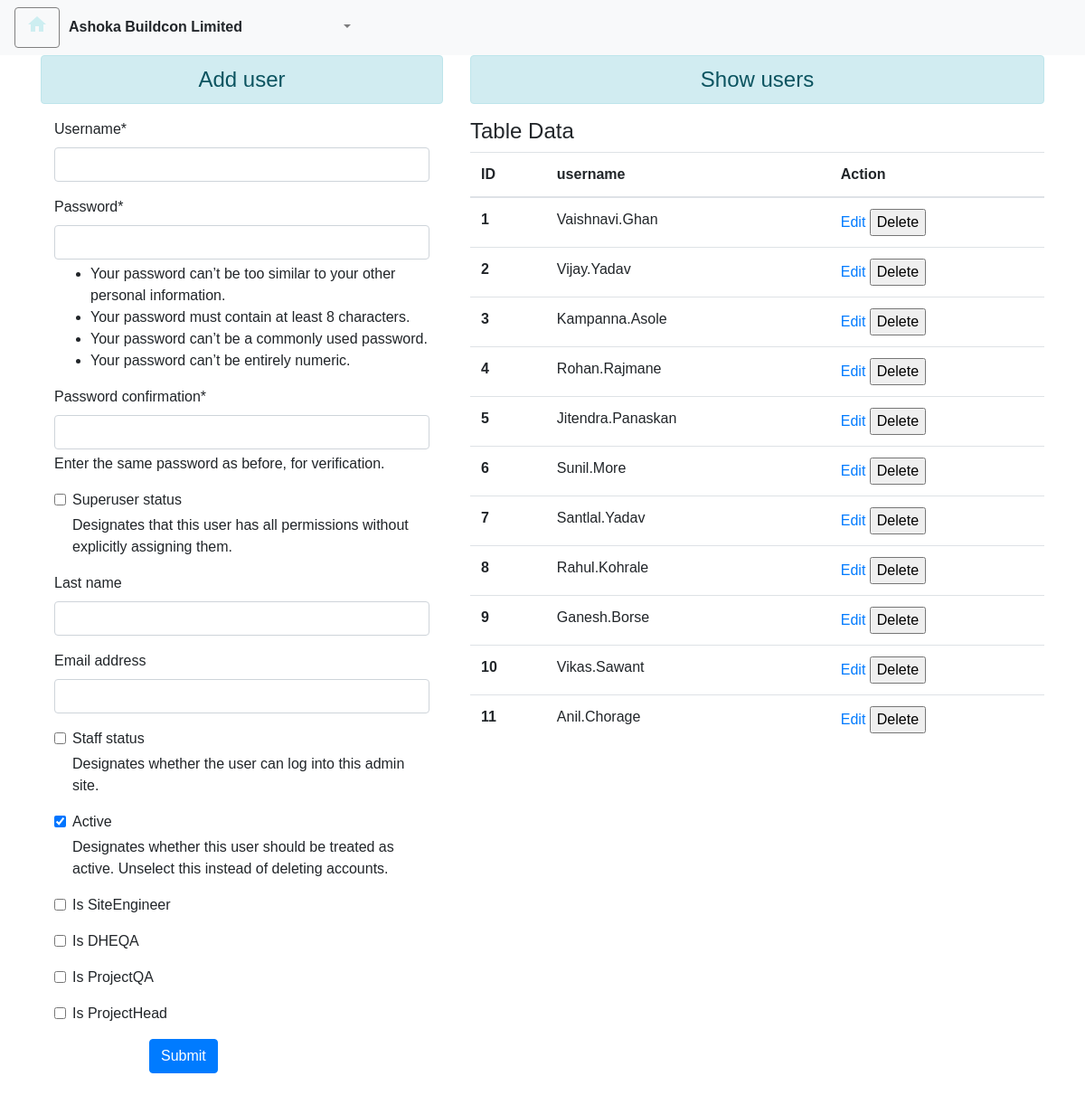
/addUser/, run on the app's committed database.
### checkapp/models.py (models this page shows, shortened)
class CustomUser(AbstractUser):
     User_ID = models.AutoField(primary_key=True)
     username = models.CharField(max_length=100,unique=True)
     is_SiteEngineer = models.BooleanField(default=False)
     is_DHEQA = models.BooleanField(default=False)
     is_ProjectQA = models.BooleanField(default=False)
     is_ProjectHead = models.BooleanField(default=False)

### checkapp/administration.py (the view)
# urls.py: path('addUser/',administration.addUser,name='addUser'),
def addUser(request):
    if request.method == 'POST':
        form = addUserForm(request.POST)
        if form.is_valid():
            form.save()
            History.objects.create(Doc_ID=f"added user",Comment=f"{request.user} added user")
            messages.info(request,'User added successfully')
            return redirect('addUser')
        else:
            messages.warning(request, 'Something went wrong! Please check form input.')
            return HttpResponse('addUser')
    else:
        form = addUserForm()
    users = CustomUser.objects.all()
    context = {
            'form': form,
            'isActive': True,
            'users':users,
            'page_title': 'Ashoka Buildcon Limited',
            'customer_name' : 'Ashoka Buildcon Limited'
        }
    return render(request, 'checkapp/addUserForm.html', context)

### checkapp/forms.py
class addUserForm(UserCreationForm):
    class Meta:
        model = CustomUser
        fields = ['first_name','password1','password2','last_name','is_superuser','email','is_staff','is_active','username','is_SiteEngineer','is_DHEQA','is_ProjectQA','is_ProjectHead']

### checkapp/templates/checkapp/addUserForm.html (shortened to what this page needs)
{% extends "checkapp/base.html" %}
{% load crispy_forms_tags %}
{% block formcontent %}
  <div class="container">
    <div class="row">
        <div class="col-sm-5">
            <h4 class="text-center alert alert-info">Add user</h4>
  <form method="POST"  action="{% url 'addUser' %}" >
        <div class="col-12 mx-left">
            <div class="row">
                <div class="col-md-12 text-left">
                    {{ form.username|as_crispy_field }}
                </div>
                <div class="col-md-12 text-left">
                    {{ form.password1|as_crispy_field }}
                </div>
                <div class="col-md-12 text-left">
                    {{ form.password2|as_crispy_field }}
                </div>
                <div class="col-md-12 text-left">
                    {{ form.is_superuser|as_crispy_field }}
                </div>
                <div class="col-md-12 text-left">
                    {{ form.last_name|as_crispy_field }}
                </div>
                <div class="col-md-12 text-left">
                    {{ form.email|as_crispy_field }}
                </div>
                <div class="col-md-12 text-left">
                    {{ form.is_staff|as_crispy_field }}
                </div>
                <div class="col-md-12 text-left">
                    {{ form.is_active|as_crispy_field }}
                </div>
                <div class="col-md-12 text-left">
                    {{ form.is_SiteEngineer|as_crispy_field }}
                </div>
                <div class="col-md-12 text-left">
                    {{ form.is_DHEQA|as_crispy_field }}
                </div>
                <div class="col-md-12 text-left">
                    {{ form.is_ProjectQA|as_crispy_field }}
                </div>
                <div class="col-md-12 text-left">
                    {{ form.is_ProjectHead|as_crispy_field }}
                </div>
            </div>
        </div>
        <button type="submit" class="btn btn-primary" style="margin-left: 120px;">Submit</button>
    </form>
        </div>
    <div class="col-sm-7">
        <h4 class="text-center alert alert-info">Show users</h4>
        {% if users %}
        <h4>Table Data</h4>
        <table class="table table-hover">
            <thead>
              <tr>
                <th scope="col">ID</th>
                <th scope="col">username</th>
                <th scope="col">Action</th>
              </tr>
            </thead>
            <tbody>
                {% for user in users %}
              <tr>
                <th scope="row">{{user.User_ID}}</th>
                <td>{{user.username}}</td>
                <td>
                    <a href="{% url 'edit_user' user.User_ID %}" class="">Edit</a>
                    <form action="{% url 'delete_user' user.User_ID %}" method="post" class="d-inline">{% csrf_token %}
                        <input type="submit" class=""
                        value="Delete">
                    </form>
                </td>
              </tr>
              {% endfor %}
            </tbody>
          </table>
        {% else %}
        <h4 class="text-center alert alert-warning">No user available</h4>
        {% endif %}
    </div>
</div>
</div>
{% endblock %}

### checkapp/templates/checkapp/base.html (style rules this page uses)
input { font-size: medium!important; }
button { font-size: medium!important; }
label { font-size: medium!important; }
body { font-family: Arial, sans-serif; font-size: 16px; }
table.table.table-hover tbody tr { margin-bottom: 0; }

### data on the page
CustomUser: User_ID "1", username "Vaishnavi.Ghan"
CustomUser: User_ID "2", username "Vijay.Yadav"
CustomUser: User_ID "3", username "Kampanna.Asole"
CustomUser: User_ID "4", username "Rohan.Rajmane"
CustomUser: User_ID "5", username "Jitendra.Panaskan"
CustomUser: User_ID "6", username "Sunil.More"
CustomUser: User_ID "7", username "Santlal.Yadav"
CustomUser: User_ID "8", username "Rahul.Kohrale"
CustomUser: User_ID "9", username "Ganesh.Borse"
CustomUser: User_ID "10", username "Vikas.Sawant"
CustomUser: User_ID "11", username "Anil.Chorage"

### other printed values
{{ customer_name }} "Ashoka Buildcon Limited"
